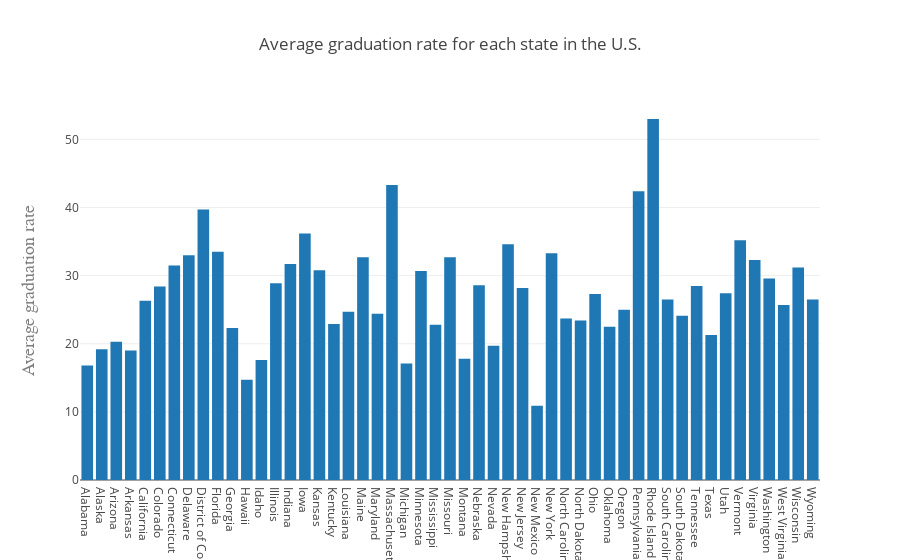

Here is the notebook cell this chart was saved with:
### Code cell
data1 = [go.Bar(
            x= df['state'],
            y= df['grad_100_value']
    )]
layout = go.Layout(
    title='Average graduation rate for each state in the U.S. ',
   
    yaxis=dict(
        title='Average graduation rate',
        titlefont=dict(
            family='Courier New, monospace',
            size=18,
            color='#7f7f7f'
        )
    )
)
fig = go.Figure(data=data1, layout=layout)
iplot(fig)
#plotly.offline.plot(data1, layout = layout, filename='grad_rate_bar')

### Figure 1 — Plotly figure (JSON) as saved in the notebook; plotly's stock layout.template omitted (floating-point values rounded to 4 significant figures)
{"data": [{"type": "bar", "x": ["Alabama", "Alaska", "Arizona", "Arkansas", "California", "Colorado", "Connecticut", "Delaware", "District of Columbia", "Florida", "Georgia", "Hawaii", "Idaho", "Illinois", "Indiana", "Iowa", "Kansas", "Kentucky", "Louisiana", "Maine", "Maryland", "Massachusetts", "Michigan", "Minnesota", "Mississippi", "Missouri", "Montana", "Nebraska", "Nevada", "New Hampshire", "New Jersey", "New Mexico", "New York", "North Carolina", "North Dakota", "Ohio", "Oklahoma", "Oregon", "Pennsylvania", "Rhode Island", "South Carolina", "South Dakota", "Tennessee", "Texas", "Utah", "Vermont", "Virginia", "Washington", "West Virginia", "Wisconsin", "Wyoming"], "y": ["16.8", "19.2", "20.3", "19.0", "26.3", "28.4", "31.5", "33.0", "39.7", "33.5", "22.3", "14.7", "17.6", "28.9", "31.7", "36.2", "30.8", "22.9", "24.7", "32.7", "24.4", "43.3", "17.1", "30.7", "22.8", "32.7", "17.8", "28.6", "19.7", "34.6", "28.2", "10.9", "33.3", "23.7", "23.4", "27.3", "22.5", "25.0", "42.4", "53.0", "26.5", "24.1", "28.5", "21.3", "27.4", "35.2", "32.3", "29.6", "25.7", "31.2", "26.5"]}], "layout": {"title": "Average graduation rate for each state in the U.S. ", "yaxis": {"title": "Average graduation rate", "titlefont": {"color": "#7f7f7f", "family": "Courier New, monospace", "size": 18}}}}
